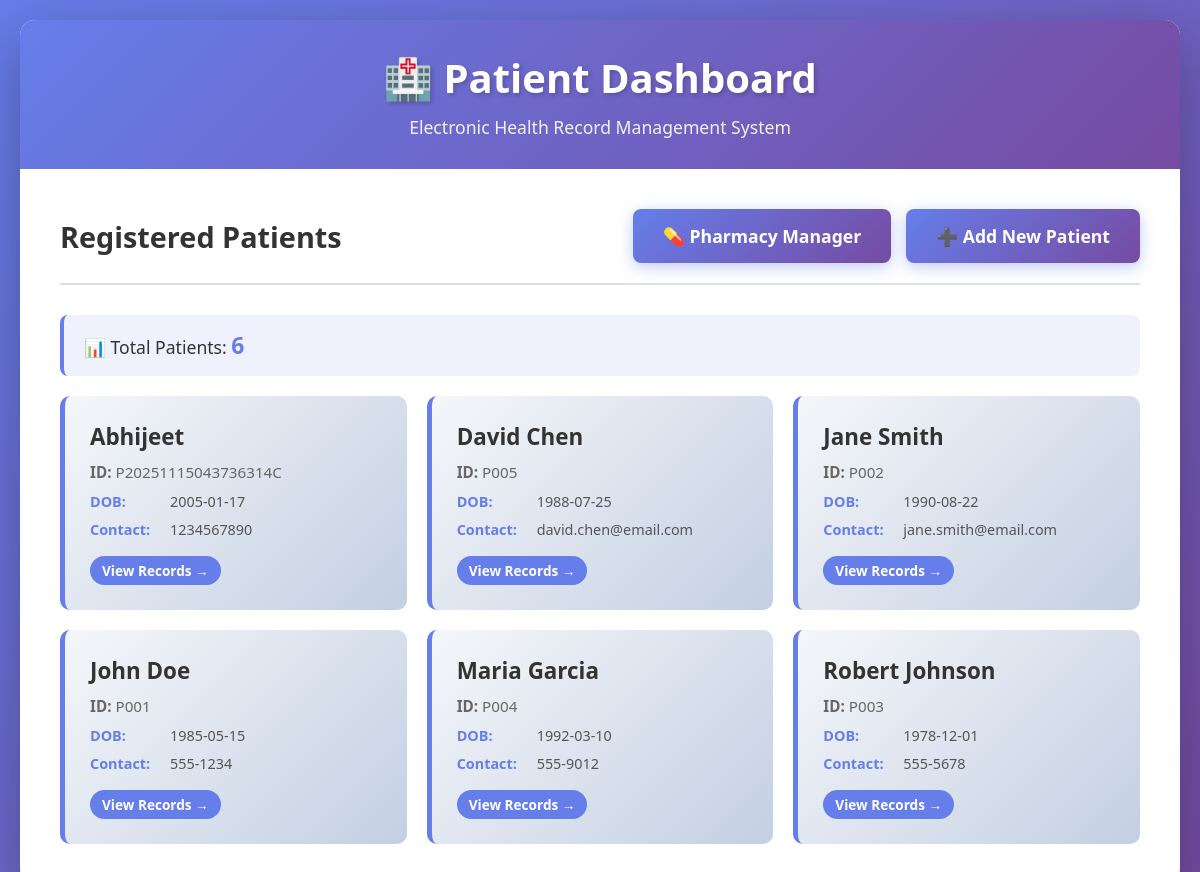
The page / on the database its author committed.
### tables this page shows
CREATE TABLE patients (
                    patient_id TEXT PRIMARY KEY,
                    full_name TEXT NOT NULL,
                    date_of_birth TEXT,
                    contact_info TEXT,
                    ehr_data TEXT NOT NULL DEFAULT '{}'
                , gender TEXT, insurance_info TEXT);

### app.py (the view)
@app.route('/')
def dashboard():
    logger.info("Loading patient dashboard")
    patients = get_db().get_all_patients()
    logger.info(f"Retrieved {len(patients)} patients")
    return render_template('dashboard.html', patients=patients)

### app.py (called while the page is built)
def get_db():
    return MedicineDatabase('pharmacy.db')

### modules/database_module.py (called while the page is built)
    def _create_tables(self):
        try:
            cursor = self.connection.cursor()
            cursor.execute('''
                CREATE TABLE IF NOT EXISTS medicines (
                    id INTEGER PRIMARY KEY AUTOINCREMENT,
                    name TEXT UNIQUE NOT NULL,
                    description TEXT,
                    stock_level INTEGER NOT NULL DEFAULT 0,
                    prescription_frequency INTEGER NOT NULL DEFAULT 0
                )
            ''')
            self.connection.commit()
            logger.info("✓ Medicines table ready")
        except sqlite3.Error as e:
            logger.error(f"Error creating tables: {e}")
            raise

    def _create_patients_table(self):
        try:
            cursor = self.connection.cursor()
            cursor.execute('''
                CREATE TABLE IF NOT EXISTS patients (
                    patient_id TEXT PRIMARY KEY,
                    full_name TEXT NOT NULL,
                    date_of_birth TEXT,
                    contact_info TEXT,
                    gender TEXT,
                    insurance_info TEXT,
                    ehr_data TEXT NOT NULL DEFAULT '{}'
                )
            ''')
            self.connection.commit()
            logger.info("✓ Patients table ready")
            self._add_missing_patient_columns()
        except sqlite3.Error as e:
            logger.error(f"Error creating patients table: {e}")
            raise

    def _add_missing_patient_columns(self):
        try:
            cursor = self.connection.cursor()
            cursor.execute("PRAGMA table_info(patients)")
            columns = [column[1] for column in cursor.fetchall()]
            if 'gender' not in columns:
                cursor.execute('ALTER TABLE patients ADD COLUMN gender TEXT')
                logger.info("✓ Added 'gender' column to patients table")
            if 'insurance_info' not in columns:
                cursor.execute('ALTER TABLE patients ADD COLUMN insurance_info TEXT')
                logger.info("✓ Added 'insurance_info' column to patients table")
            self.connection.commit()
        except sqlite3.Error as e:
            logger.error(f"Error adding missing columns: {e}")

### templates/dashboard.html (shortened to what this page needs)
<!DOCTYPE html>
<html lang="en">
<head>
</head>
<body>
    <div class="container">
        <div class="header">
            <h1>🏥 Patient Dashboard</h1>
            <p>Electronic Health Record Management System</p>
        </div>
        <div class="content">
            <div class="action-bar">
                <h2>Registered Patients</h2>
                <div style="display: flex; gap: 15px;">
                    <a href="/pharmacy" class="btn-primary">
                        💊 Pharmacy Manager
                    </a>
                    <a href="/new_patient" class="btn-primary">
                        ➕ Add New Patient
                    </a>
                </div>
            </div>
            {% if patients %}
                <div class="patient-count">
                    📊 Total Patients: <strong>{{ patients|length }}</strong>
                </div>
                <div class="patient-list">
                    {% for patient in patients %}
                    <a href="/appointment/{{ patient.patient_id }}" class="patient-card-link">
                        <div class="patient-card">
                            <div class="patient-name">{{ patient.full_name }}</div>
                            <div class="patient-id">
                                <strong>ID:</strong> {{ patient.patient_id }}
                            </div>
                            <div class="patient-info">
                                {% if patient.date_of_birth %}
                                <div class="patient-info-item">
                                    <strong>DOB:</strong> {{ patient.date_of_birth }}
                                </div>
                                {% endif %}
                                {% if patient.contact_info %}
                                <div class="patient-info-item">
                                    <strong>Contact:</strong> {{ patient.contact_info }}
                                </div>
                                {% endif %}
                            </div>
                            <span class="badge">View Records →</span>
                        </div>
                    </a>
                    {% endfor %}
                </div>
            {% endif %}
        </div>
    </div>
</body>
</html>

### templates/dashboard.html (style rules this page uses)
* { margin: 0; padding: 0; box-sizing: border-box; }
body { font-family: 'Segoe UI', Tahoma, Geneva, Verdana, sans-serif; background: linear-gradient(135deg, #667eea 0%, #764ba2 100%); min-height: 100vh; padding: 20px; }
.container { max-width: 1200px; margin: 0 auto; background: white; border-radius: 15px; box-shadow: 0 20px 60px rgba(0, 0, 0, 0.3); overflow: hidden; }
.header { background: linear-gradient(135deg, #667eea 0%, #764ba2 100%); color: white; padding: 30px; text-align: center; }
.header h1 { font-size: 2.5em; margin-bottom: 10px; text-shadow: 2px 2px 4px rgba(0, 0, 0, 0.2); }
.header p { font-size: 1.1em; opacity: 0.9; }
.content { padding: 40px; }
.action-bar { display: flex; justify-content: space-between; align-items: center; margin-bottom: 30px; padding-bottom: 20px; border-bottom: 2px solid #e0e0e0; flex-wrap: wrap; gap: 15px; }
.action-bar h2 { color: #333; font-size: 1.8em; }
.btn-primary { background: linear-gradient(135deg, #667eea 0%, #764ba2 100%); color: white; padding: 15px 30px; border: none; border-radius: 8px; font-size: 1.1em; font-weight: bold; cursor: pointer; text-decoration: none; display: inline-block; transition: transform 0.2s, box-shadow 0.2s; box-shadow: 0 4px 15px rgba(102, 126, 234, 0.4); }
.patient-list { display: grid; grid-template-columns: repeat(auto-fill, minmax(300px, 1fr)); gap: 20px; margin-top: 20px; }
.patient-card-link { text-decoration: none; color: inherit; display: block; }
.patient-card { background: linear-gradient(135deg, #f5f7fa 0%, #c3cfe2 100%); border-radius: 10px; padding: 25px; transition: transform 0.2s, box-shadow 0.2s; cursor: pointer; border-left: 5px solid #667eea; }
.patient-name { font-size: 1.4em; font-weight: bold; color: #333; margin-bottom: 10px; }
.patient-id { color: #666; font-size: 0.95em; margin-bottom: 8px; }
.patient-info { color: #555; font-size: 0.9em; line-height: 1.6; }
.patient-info-item { margin: 5px 0; display: flex; align-items: center; }
.patient-info-item strong { min-width: 80px; color: #667eea; }
.badge { display: inline-block; background: #667eea; color: white; padding: 5px 12px; border-radius: 20px; font-size: 0.85em; font-weight: bold; margin-top: 10px; }
.patient-count { background: rgba(102, 126, 234, 0.1); border-left: 4px solid #667eea; padding: 15px 20px; border-radius: 8px; margin-bottom: 20px; color: #333; font-size: 1.1em; }
.patient-count strong { color: #667eea; font-size: 1.3em; }

### rows shown on the page
patients: full_name "Abhijeet", patient_id "P20251115043736314C", date_of_birth "2005-01-17", contact_info "1234567890"
patients: full_name "David Chen", patient_id "P005", date_of_birth "1988-07-25", contact_info "david.chen@email.com"
patients: full_name "Jane Smith", patient_id "P002", date_of_birth "1990-08-22", contact_info "jane.smith@email.com"
patients: full_name "John Doe", patient_id "P001", date_of_birth "1985-05-15", contact_info "555-1234"
patients: full_name "Maria Garcia", patient_id "P004", date_of_birth "1992-03-10", contact_info "555-9012"
patients: full_name "Robert Johnson", patient_id "P003", date_of_birth "1978-12-01", contact_info "555-5678"

### other values the page prints
{{ patients|length }} "6"
